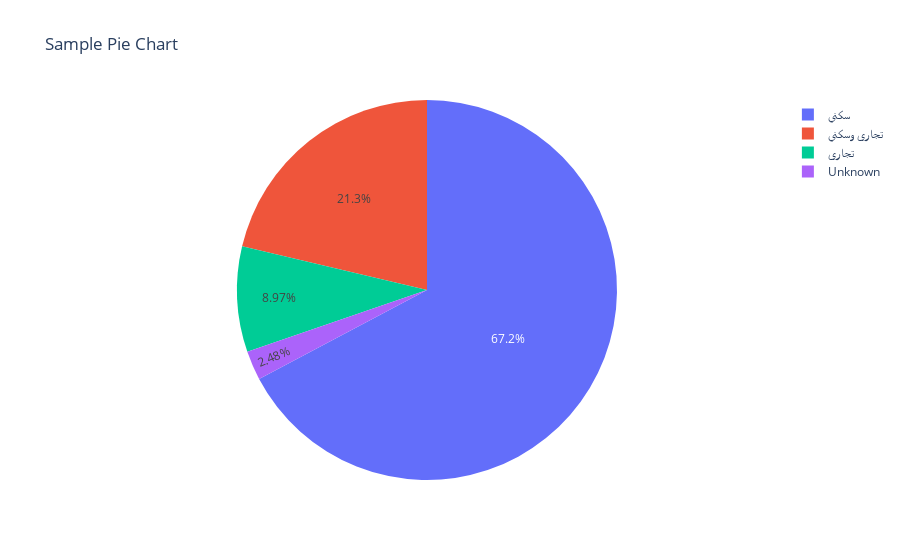

Here is the notebook cell this chart was saved with:
### Code cell
fig = px.pie(land_type, values=land_type.values, names=land_type.index, title='Sample Pie Chart')

# Show the pie chart
fig.show()

### Figure 1 — Plotly figure (JSON) as saved in the notebook; plotly's stock layout.template omitted (floating-point values rounded to 4 significant figures)
{"data": [{"domain": {"x": [0, 1], "y": [0, 1]}, "hovertemplate": "الغرض=%{label}<br>value=%{value}<extra></extra>", "labels": ["سكني", "تجاري وسكني", "تجاري", "Unknown"], "legendgroup": "", "name": "", "showlegend": true, "type": "pie", "values": [1275, 404, 170, 47]}], "layout": {"legend": {"tracegroupgap": 0}, "title": {"text": "Sample Pie Chart"}}}
